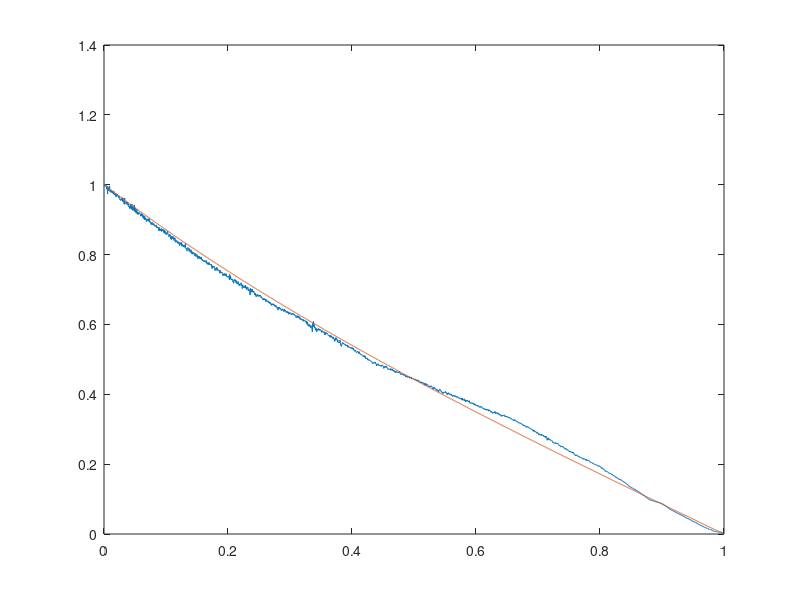

Source code (MATLAB):
%% 2.1
load('straightLineTest.mat')
%rho = 1.225; % kg/m3
%m = 1755; % kg
g = 9.81; % m/s2
A_f = 1.6 + 0.00056*(m - 765); % m2
V_o = Vx(1);
T = t(end); % assuming given data goes until car effectively stops

vt_over_Vo = Vx./V_o;
t_over_T = t./T;
plot(t_over_T, vt_over_Vo) %Deliverable
%% 2.2
% solve for beta, then get C_d and R_x
%beta = V_o * (rho*A_f*C_d/2/R_x)^1/2;

% lsqcurvefit
func_out_lsq = @(beta, t_over_T) (1/beta)*tan( (1-t_over_T) * atan(beta) );
x0 = [1]; % don't think value matters?, numel = 1 b/c only one variable (beta)
beta = lsqcurvefit(func_out_lsq, x0, t_over_T, vt_over_Vo)
hold on
plot(t_over_T, (1/beta)*tan( (1-t_over_T) * atan(beta) ))

% % fminunc 
% func_out_fmu = @(beta) (1/beta)*tan( (1-blah) * atan(beta) );

C_d = (2*m*beta*atan(beta)) / (V_o*T*rho*A_f) %units?
R_x = (V_o*m*atan(beta)) / (beta*T)
%% 4.1
load('upNdownTest.mat');
% dt is sampling rate [0.01s], v1 is velocity uphill, v2 is velocity
% downhill
a1 = [];
for jdx = 2:numel(v1)
    a1 = [a1; (v1(jdx) - v1(jdx-1))/dt];
end

a2 = [];
for kdx = 2:numel(v2)
    a2 = [a2; (v2(kdx)-v2(kdx-1))/dt];
end

a1 = [a1; a1(end)];
a2 = [a2; a2(end)]; %pad

Y1 = a1;
X1 = [v1.^2 ones(numel(v1),1) -ones(numel(v1),1)]; 

Y2 = a2;
X2 = [v2.^2 ones(numel(v2),1) ones(numel(v2),1)]; % w3 is (+) b/c downhill


w1 = pinv(X1)*Y1;
w2 = pinv(X2)*Y2;

%%
Y = [a1; a2];
X = [v1.^2 ones(numel(v1),1) zeros(numel(v1),1); v2.^2 ones(numel(v2),1) zeros(numel(v2),1)]; % w3 is (+) b/c downhill

w = pinv(X)*Y

C_d_calc = w(1)*-2*m*rho*A_f
R_x_calc = w(2)*-m
theta_calc = asin(w(3)/g)









